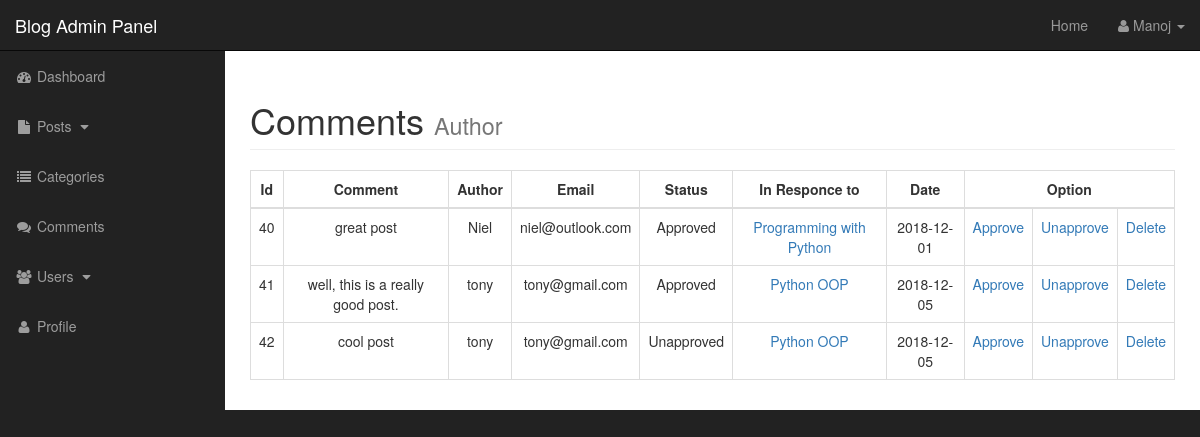
The app's page /admin/comments.php (signed in) with its own data.
### tables this page shows
CREATE TABLE `comments` (
  `comment_id` int(3) NOT NULL,
  `comment_post_id` int(3) DEFAULT NULL,
  `comment` text,
  `comment_author` varchar(255) DEFAULT NULL,
  `comment_email` varchar(255) DEFAULT NULL,
  `comment_status` varchar(255) DEFAULT NULL,
  `comment_date` date DEFAULT NULL
);

CREATE TABLE `posts` (
  `post_id` int(3) NOT NULL,
  `post_cat_id` int(3) NOT NULL,
  `post_title` varchar(255) NOT NULL,
  `post_author` varchar(255) NOT NULL,
  `post_date` date NOT NULL,
  `post_img` text NOT NULL,
  `post_content` text NOT NULL,
  `post_tags` varchar(255) NOT NULL,
  `post_comment_count` int(11) NOT NULL,
  `post_status` varchar(255) NOT NULL DEFAULT 'Draft'
);

### admin/includes/view_all_comments.php (the view, shortened to what this page needs)
<table class="table table-hover table-bordered">
	<thead>
		<tr>
			<th class="text-center">Id</th>
			<th class="text-center">Comment</th>
			<th class="text-center">Author</th>
			<th class="text-center">Email</th>
			<th class="text-center">Status</th>
			<th class="text-center">In Responce to</th>
			<th class="text-center">Date</th>
			<th class="text-center" colspan="3">Option</th>
		</tr>
	</thead>
	<tbody>
		<?php
	$comments_query = "SELECT * FROM comments ";
	$comments_query_result = mysqli_query($connection,$comments_query);
		while($row = mysqli_fetch_assoc($comments_query_result)){
			$comment_id = $row['comment_id'];
			$comment_post_id = $row['comment_post_id'];
			$comment = $row['comment'];
			$comment_author = $row['comment_author'];
			$comment_email = $row['comment_email'];
			$comment_status = $row['comment_status'];
			$comment_date = $row['comment_date'];
		echo "
			<tr>
				<td class='text-center'>$comment_id</td>
				<td class='text-center'>$comment</td>
				<td class='text-center'>$comment_author</td>
				<td class='text-center'>$comment_email</td>
				<td class='text-center'>$comment_status</td>";
				$post_query = "SELECT * FROM posts WHERE post_id = '$comment_post_id' ";
				$post_query_result = mysqli_query($connection,$post_query);
			while($post_row = mysqli_fetch_assoc($post_query_result)){
				$post_id = $post_row['post_id'];
				$post_title = $post_row['post_title'];
		 echo " <td class='text-center'><a href='../post.php?p_id=$post_id'>$post_title</a></td>"; }
		 echo "	<td class='text-center'>$comment_date</td>
				<td class='text-center'><a href='comments.php?approve=$comment_id'>Approve</a></td>
				<td class='text-center'><a href='comments.php?unapprove=$comment_id'>Unapprove</a></td>
				<td class='text-center'><a href='comments.php?delete=$comment_id'>Delete</a></td>
			</tr>";
	}
?>
	</tbody>
</table>

### admin/includes/admin_header.php (shortened to what this page needs)
<!DOCTYPE html>
<html lang="en">
<head>
    <link href="css/style.css" rel="stylesheet">
    <link href="css/bootstrap.min.css" rel="stylesheet">
    <link href="css/sb-admin.css" rel="stylesheet">
    <link href="font-awesome/css/font-awesome.min.css" rel="stylesheet" type="text/css">
</head>
<body>

### admin/comments.php (shortened to what this page needs)
<?php include "includes/admin_header.php"; ?>
<div id="wrapper">
<?php include "includes/admin_navigation.php"; ?>
<div id="page-wrapper">
<div class="container-fluid">
<div class="row">
<div class="col-lg-12">
<h1 class="page-header">
	Comments
		<small>Author</small>
	</h1>
<?php
if(isset($_GET['source'])){
	$source = $_GET['source'];
}	else {
	$source = '';
}
	switch($source){
		default:
		include "includes/view_all_comments.php";
		break;
	}
?>
</div>
</div>
</div>
<?php include "includes/admin_footer.php"; ?>

### admin/includes/admin_navigation.php (shortened to what this page needs)
<nav class="navbar navbar-inverse navbar-fixed-top" role="navigation">
<div class="navbar-header">
	<a class="navbar-brand" href="index.php">Blog Admin Panel</a>
</div>
<ul class="nav navbar-right top-nav">
	<li><a href="../index.php">Home</a></li>
	<li class="dropdown">
		<a href="#" class="dropdown-toggle" data-toggle="dropdown"><i class="fa fa-user"></i> Manoj <b class="caret"></b></a>
	</li>
</ul>
<div class="collapse navbar-collapse navbar-ex1-collapse">
	<ul class="nav navbar-nav side-nav">
		<li>
			<a href="index.php"><i class="fa fa-fw fa-dashboard"></i> Dashboard</a>
		</li>
		<li>
			<a href="javascript:;" data-toggle="collapse" data-target="#post_dropdown"><i class="fa fa-fw fa-file"></i> Posts <i class="fa fa-fw fa-caret-down"></i></a>
		</li>
		<li>
			<a href="categories.php"><i class="fa fa-fw fa-list"></i> Categories</a>
		</li>
		<li>
			<a href="comments.php"><i class="fa fa-fw fa-comments"></i> Comments</a>
		</li>
		<li>
			<a href="javascript:;" data-toggle="collapse" data-target="#demo"><i class="fa fa-fw fa-users"></i> Users <i class="fa fa-fw fa-caret-down"></i></a>
		</li>
		<li>
			<a href="profile.php"><i class="fa fa-fw fa-user"></i> Profile</a>
		</li>
	</ul>
</div>
</nav>

### admin/includes/admin_footer.php (shortened to what this page needs)
</div>
</body>
</html>

### admin/css/sb-admin.css (style rules this page uses)
body { margin-top: 100px; background-color: #222; }
@media (min-width:768px) { body { margin-top: 50px; } }
#wrapper { padding-left: 0; }
#page-wrapper { width: 100%; padding: 0; background-color: #fff; }
@media (min-width:768px) { #wrapper { padding-left: 225px; } }
@media (min-width:768px) { #page-wrapper { padding: 10px; } }
.top-nav { padding: 0 15px; }
.top-nav>li { display: inline-block; float: left; }
.top-nav>li>a { padding-top: 15px; padding-bottom: 15px; line-height: 20px; color: #999; }
@media (min-width:768px) { .side-nav { position: fixed; top: 51px; left: 225px; width: 225px; margin-left: -225px; border: none; border-radius: 0; overflow-y: auto; background-color: #222; } }
@media (min-width:768px) { .side-nav>li>a { width: 225px; } }

### records on screen
comments: comment_id "40", comment "great post", comment_author "Niel", comment_email "niel@outlook.com", comment_status "Approved", comment_date "2018-12-01"
posts: post_title "Programming with Python"
comments: comment_id "41", comment "well, this is a really good post.", comment_author "tony", comment_email "tony@gmail.com", comment_status "Approved", comment_date "2018-12-05"
posts: post_title "Python OOP"
comments: comment_id "42", comment "cool post", comment_author "tony", comment_email "tony@gmail.com", comment_status "Unapproved", comment_date "2018-12-05"
